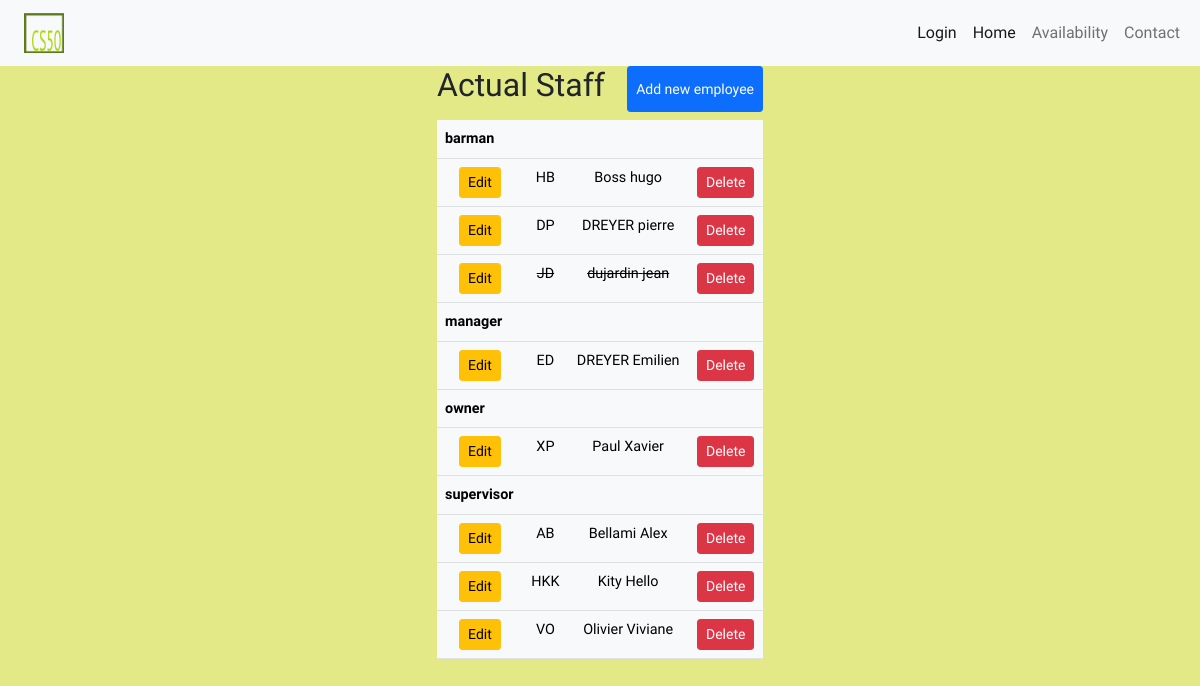
Before: /staff with the older database file.
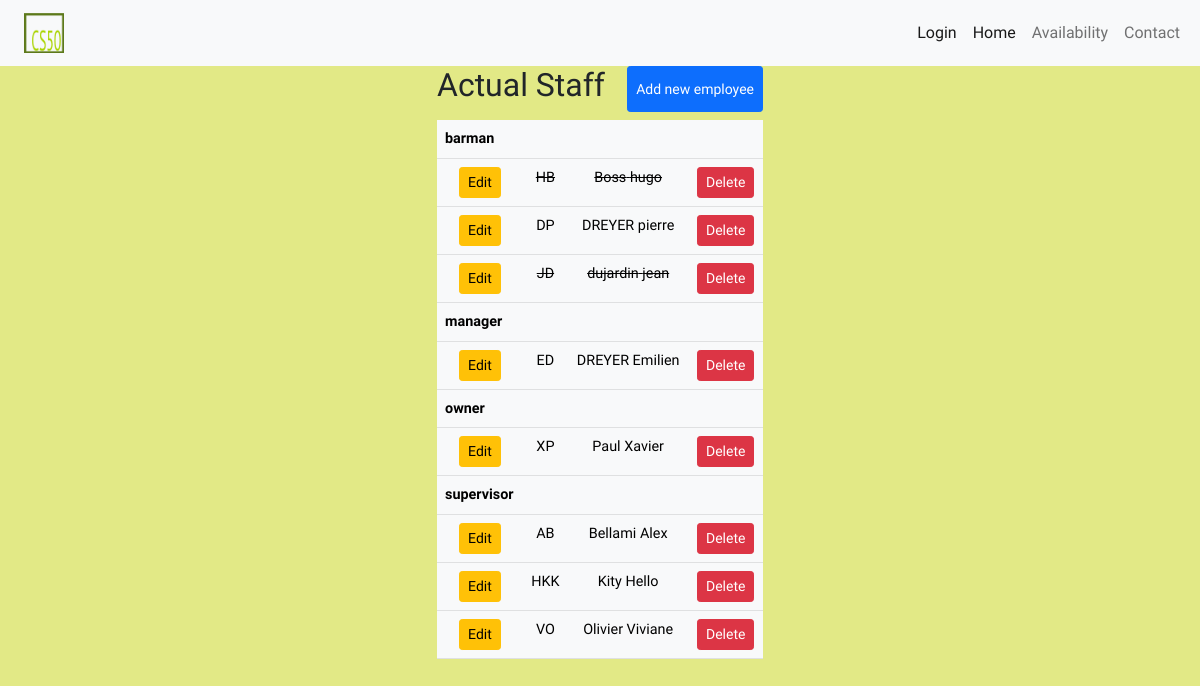
After: the same page with the newer database file.
### booking/models.py (models this page shows)
class Staff(models.Model):
    is_active = models.BooleanField(default=True)
    first_name = models.CharField(max_length=20)
    last_name = models.CharField(max_length=20)
    short_name = models.CharField(max_length=5)
    position = models.CharField(
        max_length=15,
        choices=POSITION_CHOICES,
        blank=True
    )

### booking/views.py (the view)
# urls.py: path('staff', views.staff, name="staff"),
def staff(request):
    if request.method == "POST":
        if "staff_id" in request.POST:
            old_staff = Staff.objects.get(pk=request.POST['staff_id'])
            new_staff = StaffForm(request.POST, instance=old_staff)
        else:
            new_staff = StaffForm(request.POST)
        if new_staff.is_valid():
            new_staff.save()
            return HttpResponseRedirect(reverse('staff'))
        else:
            return HttpResponse('Something gone wrong with the submited staff', status=403)
    else:
        return render(request, "booking/staff.html", {
            "staffs": Staff.objects.all().order_by('position', 'last_name'),
            "staff_form": StaffForm()
        })

### booking/templates/booking/staff.html (shortened to what this page needs)
{% extends "booking/layout.html" %}
{% load static %}
{% block body %}
<section id="staff">
    <div class="container-sm">
        <div id="existing-staff">
            <div class="d-flex justify-content-between mb-2">
                <h2>Actual Staff</h2>
                <button type="button" class="btn btn-sm btn-primary add-staff" data-bs-toggle="modal" data-bs-target="#create_section">Add new employee</button>
            </div>
            <table data-staff_data="{{ staff_data }}" class="table table-light">
                {% regroup staffs by get_position_display as position_list %}
                {% for position,staffs_by_position in position_list %}
                    <tr><th class="text-start">{{ position }}</th><td colspan="3"></td></tr>
                    {% for staff in staffs_by_position %}
                        <tr data-staff_id="{{ staff.id }}" data-staff_is_active="{{ staff.is_active }}" data-staff_position="{{ staff.position }}"
                        {% if staff.is_active is not True %}
                        class="non-active"
                        {% endif %}>
                            <td><button type="button" class="btn btn-sm btn-warning edit-staff" data-bs-toggle="modal" data-bs-target="#edit_section">Edit</button></td>
                            <td class="staff_short_name">{{ staff.short_name }}</td>
                            <td><span class="staff_last_name">{{ staff.last_name }}</span> <span class="staff_first_name">{{ staff.first_name }}</span></td>
                            <td><button type="button" class="btn btn-sm btn-danger delete-staff" data-bs-toggle="modal" data-bs-target="#delete_confirmation">Delete</button></td>
                        </tr>
                    {% endfor %}
                {% endfor %}
            </table>
        </div>
    </div>
</section>
{% endblock %}

Changed rows visible on the page:
changed Staff "barman": is_active True → False (drawn)
